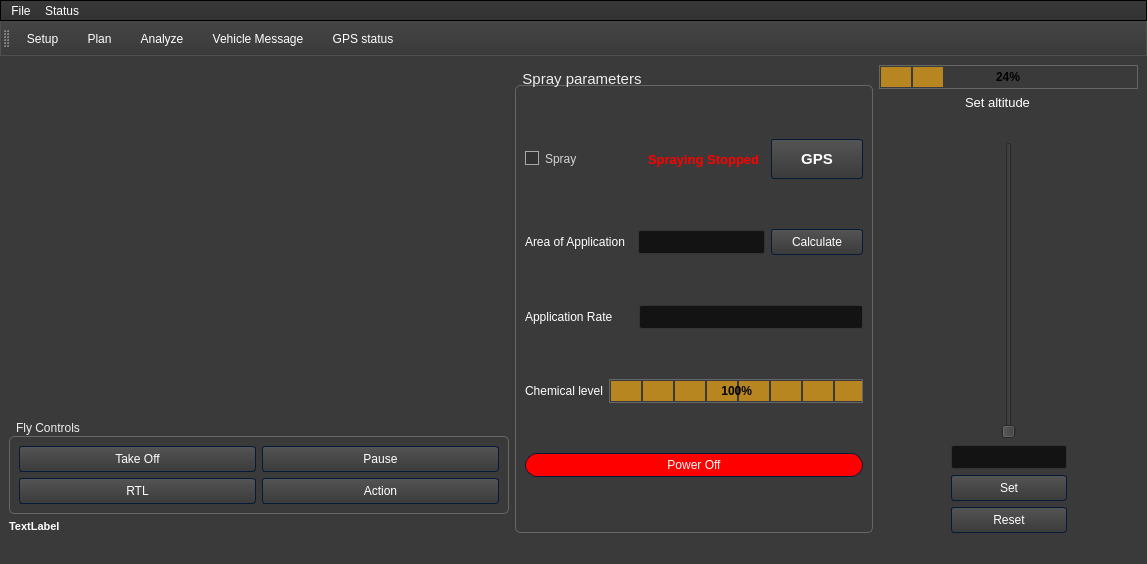
<?xml version="1.0" encoding="UTF-8"?>
<ui version="4.0">
 <class>MainWindow</class>
 <widget class="QMainWindow" name="MainWindow">
  <property name="geometry">
   <rect>
    <x>0</x>
    <y>0</y>
    <width>1147</width>
    <height>564</height>
   </rect>
  </property>
  <property name="sizePolicy">
   <sizepolicy hsizetype="Expanding" vsizetype="Expanding">
    <horstretch>0</horstretch>
    <verstretch>0</verstretch>
   </sizepolicy>
  </property>
  <property name="windowTitle">
   <string>MainWindow</string>
  </property>
  <property name="styleSheet">
   <string notr="true">/*Copyright (c) DevSec Studio. All rights reserved.

MIT License

Permission is hereby granted, free of charge, to any person obtaining a copy
of this software and associated documentation files (the &quot;Software&quot;), to deal
in the Software without restriction, including without limitation the rights
to use, copy, modify, merge, publish, distribute, sublicense, and/or sell
copies of the Software, and to permit persons to whom the Software is
furnished to do so, subject to the following conditions:

The above copyright notice and this permission notice shall be included in all
copies or substantial portions of the Software.

THE SOFTWARE IS PROVIDED *AS IS*, WITHOUT WARRANTY OF ANY KIND, EXPRESS OR
IMPLIED, INCLUDING BUT NOT LIMITED TO THE WARRANTIES OF MERCHANTABILITY,
FITNESS FOR A PARTICULAR PURPOSE AND NONINFRINGEMENT. IN NO EVENT SHALL THE
AUTHORS OR COPYRIGHT HOLDERS BE LIABLE FOR ANY CLAIM, DAMAGES OR OTHER
LIABILITY, WHETHER IN AN ACTION OF CONTRACT, TORT OR OTHERWISE, ARISING FROM,
OUT OF OR IN CONNECTION WITH THE SOFTWARE OR THE USE OR OTHER DEALINGS IN THE SOFTWARE.
*/

/*-----QWidget-----*/
QWidget
{
	background-color: #3a3a3a;
	color: #fff;
	selection-background-color: #b78620;
	selection-color: #000;

}


/*-----QLabel-----*/
QLabel
{
	background-color: transparent;
	color: #fff;

}


/*-----QMenuBar-----*/
QMenuBar 
{
	background-color: qlineargradient(spread:repeat, x1:1, y1:0, x2:1, y2:1, stop:0 rgba(57, 57, 57, 255),stop:1 rgba(50, 50, 50, 255));
	border: 1px solid #000;
	color: #fff;

}


QMenuBar::item 
{
	background-color: transparent;

}


QMenuBar::item:selected 
{
	background-color: rgba(183, 134, 32, 20%);
	border: 1px solid #b78620;
	color: #fff;

}


QMenuBar::item:pressed 
{
	background-color: rgb(183, 134, 32);
	border: 1px solid #b78620;
	color: #fff;

}


/*-----QMenu-----*/
QMenu
{
    background-color: qlineargradient(spread:repeat, x1:1, y1:0, x2:1, y2:1, stop:0 rgba(57, 57, 57, 255),stop:1 rgba(50, 50, 50, 255));
    border: 1px solid #222;
    padding: 4px;
	color: #fff;

}


QMenu::item
{
    background-color: transparent;
    padding: 2px 20px 2px 20px;

}


QMenu::separator
{
   	background-color: rgb(183, 134, 32);
	height: 1px;

}


QMenu::item:disabled
{
    color: #555;
    background-color: transparent;
    padding: 2px 20px 2px 20px;

}


QMenu::item:selected
{
	background-color: rgba(183, 134, 32, 20%);
	border: 1px solid #b78620;
	color: #fff;

}


/*-----QToolBar-----*/
QToolBar
{
	background-color: qlineargradient(spread:repeat, x1:1, y1:0, x2:1, y2:1, stop:0 rgba(69, 69, 69, 255),stop:1 rgba(58, 58, 58, 255));
	border-top: none;
	border-bottom: 1px solid #4f4f4f;
	border-left: 1px solid #4f4f4f;
	border-right: 1px solid #4f4f4f;

}


QToolBar::separator
{
	background-color: #2e2e2e;
	width: 1px;

}


/*-----QToolButton-----*/
QToolButton 
{
	background-color: transparent;
	color: #fff;
	padding: 5px;
	padding-left: 8px;
	padding-right: 8px;
	margin-left: 1px;
}


QToolButton:hover
{
	background-color: rgba(183, 134, 32, 20%);
	border: 1px solid #b78620;
	color: #fff;
	
}


QToolButton:pressed
{
	background-color: qlineargradient(spread:repeat, x1:1, y1:0, x2:1, y2:1, stop:0 rgba(57, 57, 57, 255),stop:1 rgba(50, 50, 50, 255));
	border: 1px solid #b78620;

}


QToolButton:checked
{
	background-color: qlineargradient(spread:repeat, x1:1, y1:0, x2:1, y2:1, stop:0 rgba(57, 57, 57, 255),stop:1 rgba(50, 50, 50, 255));
	border: 1px solid #222;
}


/*-----QPushButton-----*/
QPushButton
{
	background-color: qlineargradient(spread:repeat, x1:1, y1:0, x2:1, y2:1, stop:0 rgba(84, 84, 84, 255),stop:1 rgba(59, 59, 59, 255));
	color: #ffffff;
	min-width: 80px;
	border-style: solid;
	border-width: 1px;
	border-radius: 3px;
	border-color: #051a39;
	padding: 5px;

}


QPushButton::flat
{
	background-color: transparent;
	border: none;
	color: #fff;

}


QPushButton::disabled
{
	background-color: #404040;
	color: #656565;
	border-color: #051a39;

}


QPushButton::hover
{
	background-color: rgba(183, 134, 32, 20%);
	border: 1px solid #b78620;

}


QPushButton::pressed
{
	background-color: qlineargradient(spread:repeat, x1:1, y1:0, x2:1, y2:1, stop:0 rgba(74, 74, 74, 255),stop:1 rgba(49, 49, 49, 255));
	border: 1px solid #b78620;

}


QPushButton::checked
{
	background-color: qlineargradient(spread:repeat, x1:1, y1:0, x2:1, y2:1, stop:0 rgba(74, 74, 74, 255),stop:1 rgba(49, 49, 49, 255));
	border: 1px solid #222;

}


/*-----QLineEdit-----*/
QLineEdit
{
	background-color: #131313;
	color : #eee;
	border: 1px solid #343434;
	border-radius: 2px;
	padding: 3px;
	padding-left: 5px;

}


/*-----QPlainTExtEdit-----*/
QPlainTextEdit
{
	background-color: #131313;
	color : #eee;
	border: 1px solid #343434;
	border-radius: 2px;
	padding: 3px;
	padding-left: 5px;

}


/*-----QTabBar-----*/
QTabBar::tab
{
	background-color: qlineargradient(spread:repeat, x1:1, y1:0, x2:1, y2:1, stop:0 rgba(84, 84, 84, 255),stop:1 rgba(59, 59, 59, 255));
	color: #ffffff;
	border-style: solid;
	border-width: 1px;
	border-color: #666;
	border-bottom: none;
	padding: 5px;
	padding-left: 15px;
	padding-right: 15px;

}


QTabWidget::pane 
{
	background-color: red;
	border: 1px solid #666;
	top: 1px;

}


QTabBar::tab:last
{
	margin-right: 0; 

}


QTabBar::tab:first:!selected
{
	background-color: #0c0c0d;
	margin-left: 0px;

}


QTabBar::tab:!selected
{
	color: #b1b1b1;
	border-bottom-style: solid;
	background-color: #0c0c0d;

}


QTabBar::tab:selected
{
	margin-bottom: 0px;

}


QTabBar::tab:!selected:hover
{
	border-top-color: #b78620;

}


/*-----QComboBox-----*/

/*-----QSpinBox &amp; QDateTimeEdit-----*/
QSpinBox,
QDateTimeEdit 
{
    background-color: #131313;
	color : #eee;
	border: 1px solid #343434;
	padding: 3px;
	padding-left: 5px;
    border-radius : 2px;

}


QSpinBox::up-button, 
QDateTimeEdit::up-button
{
	border-top-right-radius:2px;
	background-color: #777777;
    width: 16px; 
    border-width: 1px;

}


QSpinBox::up-button:hover, 
QDateTimeEdit::up-button:hover
{
	background-color: #585858;

}


QSpinBox::up-button:pressed, 
QDateTimeEdit::up-button:pressed
{
	background-color: #252525;
    width: 16px; 
    border-width: 1px;

}


QSpinBox::up-arrow,
QDateTimeEdit::up-arrow
{
    image: url(://arrow-up.png);
    width: 7px;
    height: 7px;

}


QSpinBox::down-button, 
QDateTimeEdit::down-button
{
	border-bottom-right-radius:2px;
	background-color: #777777;
    width: 16px; 
    border-width: 1px;

}


QSpinBox::down-button:hover, 
QDateTimeEdit::down-button:hover
{
	background-color: #585858;

}


QSpinBox::down-button:pressed, 
QDateTimeEdit::down-button:pressed
{
	background-color: #252525;
    width: 16px; 
    border-width: 1px;

}


QSpinBox::down-arrow,
QDateTimeEdit::down-arrow
{
    image: url(://arrow-down.png);
    width: 7px;
    height: 7px;

}


/*-----QGroupBox-----*/
QGroupBox 
{
    border: 1px solid;
    border-color: #666666;
	border-radius: 5px;
    margin-top: 20px;

}


QGroupBox::title  
{
    background-color: transparent;
    color: #eee;
    subcontrol-origin: margin;
    padding: 5px;
	border-top-left-radius: 3px;
	border-top-right-radius: 3px;

}


/*-----QHeaderView-----*/
QHeaderView::section
{
    background-color: qlineargradient(spread:repeat, x1:1, y1:0, x2:1, y2:1, stop:0 rgba(60, 60, 60, 255),stop:1 rgba(50, 50, 50, 255));
	border: 1px solid #000;
    color: #fff;
    text-align: left;
	padding: 4px;
	
}


QHeaderView::section:disabled
{
    background-color: #525251;
    color: #656565;

}


QHeaderView::section:checked
{
    background-color: qlineargradient(spread:repeat, x1:1, y1:0, x2:1, y2:1, stop:0 rgba(60, 60, 60, 255),stop:1 rgba(50, 50, 50, 255));
    color: #fff;

}


QHeaderView::section::vertical::first,
QHeaderView::section::vertical::only-one
{
    border-top: 1px solid #353635;

}


QHeaderView::section::vertical
{
    border-top: 1px solid #353635;

}


QHeaderView::section::horizontal::first,
QHeaderView::section::horizontal::only-one
{
    border-left: 1px solid #353635;

}


QHeaderView::section::horizontal
{
    border-left: 1px solid #353635;

}


QTableCornerButton::section
{
    background-color: qlineargradient(spread:repeat, x1:1, y1:0, x2:1, y2:1, stop:0 rgba(60, 60, 60, 255),stop:1 rgba(50, 50, 50, 255));
	border: 1px solid #000;
    color: #fff;

}


/*-----QTreeWidget-----*/
QTreeView
{
	show-decoration-selected: 1;
	alternate-background-color: #3a3a3a;
	selection-color: #fff;
	background-color: #2d2d2d;
	border: 1px solid gray;
	padding-top : 5px;
	color: #fff;
	font: 8pt;

}


QTreeView::item:selected
{
	color:#fff;
	background-color: #b78620;
	border-radius: 0px;

}


QTreeView::item:!selected:hover
{
    background-color: #262626;
    border: none;
    color: white;

}


QTreeView::branch:has-children:!has-siblings:closed,
QTreeView::branch:closed:has-children:has-siblings 
{
	image: url(://tree-closed.png);

}


QTreeView::branch:open:has-children:!has-siblings,
QTreeView::branch:open:has-children:has-siblings  
{
	image: url(://tree-open.png);

}


/*-----QListView-----*/
QListView 
{
	background-color: qlineargradient(spread:repeat, x1:1, y1:0, x2:1, y2:1, stop:0 rgba(83, 83, 83, 255),stop:0.293269 rgba(81, 81, 81, 255),stop:0.634615 rgba(79, 79, 79, 255),stop:1 rgba(83, 83, 83, 255));
    border : none;
    color: white;
    show-decoration-selected: 1; 
    outline: 0;
	border: 1px solid gray;

}


QListView::disabled 
{
	background-color: #656565;
	color: #1b1b1b;
    border: 1px solid #656565;

}


QListView::item 
{
	background-color: #2d2d2d;
    padding: 1px;

}


QListView::item:alternate 
{
    background-color: #3a3a3a;

}


QListView::item:selected 
{
	background-color: #b78620;
	border: 1px solid #b78620;
	color: #fff;

}


QListView::item:selected:!active 
{
	background-color: #b78620;
	border: 1px solid #b78620;
	color: #fff;

}


QListView::item:selected:active 
{
	background-color: #b78620;
	border: 1px solid #b78620;
	color: #fff;

}


QListView::item:hover {
    background-color: #262626;
    border: none;
    color: white;

}


/*-----QCheckBox-----*/
QCheckBox
{
	background-color: transparent;
    color: lightgray;
	border: none;

}


QCheckBox::indicator
{
    background-color: #323232;
    border: 1px solid darkgray;
    width: 12px;
    height: 12px;

}


QCheckBox::indicator:checked
{
    image:url(&quot;./ressources/check.png&quot;);
	background-color: #b78620;
    border: 1px solid #3a546e;

}


QCheckBox::indicator:unchecked:hover
{
	border: 1px solid #b78620; 

}


QCheckBox::disabled
{
	color: #656565;

}


QCheckBox::indicator:disabled
{
	background-color: #656565;
	color: #656565;
    border: 1px solid #656565;

}


/*-----QRadioButton-----*/
QRadioButton 
{
	color: lightgray;
	background-color: transparent;

}


QRadioButton::indicator::unchecked:hover 
{
	background-color: lightgray;
	border: 2px solid #b78620;
	border-radius: 6px;
}


QRadioButton::indicator::checked 
{
	border: 2px solid #b78620;
	border-radius: 6px;
	background-color: rgba(183,134,32,20%);  
	width: 9px; 
	height: 9px; 

}


/*-----QSlider-----*/
QSlider::groove:horizontal 
{
	background-color: transparent;
	height: 3px;

}


QSlider::sub-page:horizontal 
{
	background-color: #b78620;

}


QSlider::add-page:horizontal 
{
	background-color: #131313;

}


QSlider::handle:horizontal 
{
	background-color: #b78620;
	width: 14px;
	margin-top: -6px;
	margin-bottom: -6px;
	border-radius: 6px;

}


QSlider::handle:horizontal:hover 
{
	background-color: #d89e25;
	border-radius: 6px;

}


QSlider::sub-page:horizontal:disabled 
{
	background-color: #bbb;
	border-color: #999;

}


QSlider::add-page:horizontal:disabled 
{
	background-color: #eee;
	border-color: #999;

}


QSlider::handle:horizontal:disabled 
{
	background-color: #eee;
	border: 1px solid #aaa;
	border-radius: 3px;

}


/*-----QScrollBar-----*/
QScrollBar:horizontal
{
    border: 1px solid #222222;
    background-color: #3d3d3d;
    height: 15px;
    margin: 0px 16px 0 16px;

}


QScrollBar::handle:horizontal
{
	background-color: qlineargradient(spread:repeat, x1:1, y1:0, x2:1, y2:1, stop:0 rgba(97, 97, 97, 255),stop:1 rgba(90, 90, 90, 255));
	border: 1px solid #2d2d2d;
    min-height: 20px;

}


QScrollBar::add-line:horizontal
{
	background-color: qlineargradient(spread:repeat, x1:1, y1:0, x2:1, y2:1, stop:0 rgba(97, 97, 97, 255),stop:1 rgba(90, 90, 90, 255));
	border: 1px solid #2d2d2d;
    width: 15px;
    subcontrol-position: right;
    subcontrol-origin: margin;

}


QScrollBar::sub-line:horizontal
{
	background-color: qlineargradient(spread:repeat, x1:1, y1:0, x2:1, y2:1, stop:0 rgba(97, 97, 97, 255),stop:1 rgba(90, 90, 90, 255));
	border: 1px solid #2d2d2d;
    width: 15px;
    subcontrol-position: left;
    subcontrol-origin: margin;

}


QScrollBar::right-arrow:horizontal
{
    image: url(://arrow-right.png);
    width: 6px;
    height: 6px;

}


QScrollBar::left-arrow:horizontal
{
    image: url(://arrow-left.png);
    width: 6px;
    height: 6px;

}


QScrollBar::add-page:horizontal, QScrollBar::sub-page:horizontal
{
    background: none;

}


QScrollBar:vertical
{
    background-color: #3d3d3d;
    width: 16px;
	border: 1px solid #2d2d2d;
    margin: 16px 0px 16px 0px;

}


QScrollBar::handle:vertical
{
    background-color: qlineargradient(spread:repeat, x1:1, y1:0, x2:1, y2:1, stop:0 rgba(97, 97, 97, 255),stop:1 rgba(90, 90, 90, 255));
	border: 1px solid #2d2d2d;
    min-height: 20px;

}


QScrollBar::add-line:vertical
{
	background-color: qlineargradient(spread:repeat, x1:1, y1:0, x2:1, y2:1, stop:0 rgba(97, 97, 97, 255),stop:1 rgba(90, 90, 90, 255));
	border: 1px solid #2d2d2d;
    height: 15px;
    subcontrol-position: bottom;
    subcontrol-origin: margin;

}


QScrollBar::sub-line:vertical
{
	background-color: qlineargradient(spread:repeat, x1:1, y1:0, x2:1, y2:1, stop:0 rgba(97, 97, 97, 255),stop:1 rgba(90, 90, 90, 255));
	border: 1px solid #2d2d2d;
    height: 15px;
    subcontrol-position: top;
    subcontrol-origin: margin;

}


QScrollBar::up-arrow:vertical
{
    image: url(://arrow-up.png);
    width: 6px;
    height: 6px;

}


QScrollBar::down-arrow:vertical
{
    image: url(://arrow-down.png);
    width: 6px;
    height: 6px;

}


QScrollBar::add-page:vertical, QScrollBar::sub-page:vertical
{
    background: none;

}


/*-----QProgressBar-----*/
QProgressBar
{
    border: 1px solid #666666;
    text-align: center;
	color: #000;
	font-weight: bold;

}


QProgressBar::chunk
{
    background-color: #b78620;
    width: 30px;
    margin: 0.5px;

}

</string>
  </property>
  <widget class="QWidget" name="centralwidget">
   <layout class="QHBoxLayout" name="horizontalLayout_11">
    <item>
     <layout class="QVBoxLayout" name="verticalLayout_9">
      <item>
       <widget class="QWidget" name="Video_widget" native="true">
        <property name="sizePolicy">
         <sizepolicy hsizetype="Expanding" vsizetype="Expanding">
          <horstretch>0</horstretch>
          <verstretch>0</verstretch>
         </sizepolicy>
        </property>
        <property name="minimumSize">
         <size>
          <width>500</width>
          <height>300</height>
         </size>
        </property>
        <property name="maximumSize">
         <size>
          <width>16777214</width>
          <height>16777215</height>
         </size>
        </property>
       </widget>
      </item>
      <item>
       <widget class="QGroupBox" name="groupBox_2">
        <property name="title">
         <string>Fly Controls</string>
        </property>
        <layout class="QHBoxLayout" name="horizontalLayout_10">
         <item>
          <layout class="QHBoxLayout" name="horizontalLayout_5">
           <item>
            <layout class="QVBoxLayout" name="verticalLayout_6">
             <item>
              <widget class="QPushButton" name="pushButton">
               <property name="text">
                <string>Take Off</string>
               </property>
               <property name="icon">
                <iconset resource="reso.qrc">
                 <normaloff>:/res/img/icons8-airport-48.png</normaloff>:/res/img/icons8-airport-48.png</iconset>
               </property>
              </widget>
             </item>
             <item>
              <widget class="QPushButton" name="pushButton_2">
               <property name="text">
                <string>RTL</string>
               </property>
               <property name="icon">
                <iconset resource="reso.qrc">
                 <normaloff>:/res/img/icons8-return-48.png</normaloff>:/res/img/icons8-return-48.png</iconset>
               </property>
              </widget>
             </item>
            </layout>
           </item>
           <item>
            <layout class="QVBoxLayout" name="verticalLayout_8">
             <item>
              <widget class="QPushButton" name="pushButton_3">
               <property name="text">
                <string>Pause</string>
               </property>
               <property name="icon">
                <iconset resource="reso.qrc">
                 <normaloff>:/res/img/icons8-pause-48.png</normaloff>:/res/img/icons8-pause-48.png</iconset>
               </property>
              </widget>
             </item>
             <item>
              <widget class="QPushButton" name="pushButton_4">
               <property name="text">
                <string>Action</string>
               </property>
               <property name="icon">
                <iconset>
                 <normaloff>img/icons8-video-24.png</normaloff>img/icons8-video-24.png</iconset>
               </property>
              </widget>
             </item>
            </layout>
           </item>
          </layout>
         </item>
        </layout>
       </widget>
      </item>
      <item>
       <widget class="QLabel" name="labeltime">
        <property name="sizePolicy">
         <sizepolicy hsizetype="Expanding" vsizetype="Fixed">
          <horstretch>0</horstretch>
          <verstretch>0</verstretch>
         </sizepolicy>
        </property>
        <property name="font">
         <font>
          <pointsize>8</pointsize>
          <bold>true</bold>
         </font>
        </property>
        <property name="text">
         <string>TextLabel</string>
        </property>
       </widget>
      </item>
     </layout>
    </item>
    <item>
     <widget class="QGroupBox" name="groupBox">
      <property name="font">
       <font>
        <family>Arial</family>
        <pointsize>11</pointsize>
       </font>
      </property>
      <property name="title">
       <string>Spray parameters</string>
      </property>
      <layout class="QVBoxLayout" name="verticalLayout_7">
       <item>
        <layout class="QHBoxLayout" name="horizontalLayout_6">
         <item>
          <widget class="QCheckBox" name="checkBox_spray">
           <property name="text">
            <string>Spray</string>
           </property>
          </widget>
         </item>
         <item>
          <widget class="QLabel" name="spray_label">
           <property name="sizePolicy">
            <sizepolicy hsizetype="Preferred" vsizetype="Preferred">
             <horstretch>0</horstretch>
             <verstretch>0</verstretch>
            </sizepolicy>
           </property>
           <property name="font">
            <font>
             <family>Arial</family>
             <pointsize>10</pointsize>
             <bold>true</bold>
            </font>
           </property>
           <property name="autoFillBackground">
            <bool>false</bool>
           </property>
           <property name="styleSheet">
            <string notr="true">QLabel{
color:red;
}</string>
           </property>
           <property name="text">
            <string>Spraying Stopped</string>
           </property>
          </widget>
         </item>
         <item>
          <widget class="QPushButton" name="GPS_Values">
           <property name="sizePolicy">
            <sizepolicy hsizetype="Fixed" vsizetype="Fixed">
             <horstretch>0</horstretch>
             <verstretch>0</verstretch>
            </sizepolicy>
           </property>
           <property name="minimumSize">
            <size>
             <width>92</width>
             <height>0</height>
            </size>
           </property>
           <property name="maximumSize">
            <size>
             <width>50</width>
             <height>40</height>
            </size>
           </property>
           <property name="font">
            <font>
             <family>Segoe UI</family>
             <pointsize>11</pointsize>
             <bold>true</bold>
            </font>
           </property>
           <property name="styleSheet">
            <string notr="true">QPushButton#emergencyStopButton {
    background-color: #00007f;
    color: white;
    border-radius: 12px;
    width: 12px;
    height: 12px;
}
</string>
           </property>
           <property name="text">
            <string>GPS</string>
           </property>
          </widget>
         </item>
        </layout>
       </item>
       <item>
        <layout class="QHBoxLayout" name="horizontalLayout_7">
         <item>
          <widget class="QLabel" name="label_4">
           <property name="text">
            <string>Area of Application  </string>
           </property>
          </widget>
         </item>
         <item>
          <widget class="QLineEdit" name="lineEdit_area"/>
         </item>
         <item>
          <widget class="QPushButton" name="calculate_button">
           <property name="text">
            <string>Calculate</string>
           </property>
          </widget>
         </item>
        </layout>
       </item>
       <item>
        <layout class="QHBoxLayout" name="horizontalLayout_13">
         <item>
          <widget class="QLabel" name="label_2">
           <property name="text">
            <string>Application Rate      </string>
           </property>
          </widget>
         </item>
         <item>
          <widget class="QLineEdit" name="lineEdit_application"/>
         </item>
        </layout>
       </item>
       <item>
        <layout class="QHBoxLayout" name="horizontalLayout_9">
         <item>
          <widget class="QLabel" name="label_3">
           <property name="text">
            <string>Chemical level</string>
           </property>
          </widget>
         </item>
         <item>
          <widget class="QProgressBar" name="CL_PB">
           <property name="maximum">
            <number>100</number>
           </property>
           <property name="value">
            <number>100</number>
           </property>
           <property name="alignment">
            <set>Qt::AlignRight|Qt::AlignTrailing|Qt::AlignVCenter</set>
           </property>
          </widget>
         </item>
        </layout>
       </item>
       <item>
        <widget class="QPushButton" name="pushButton_5">
         <property name="styleSheet">
          <string notr="true">QPushButton#pushButton_5 {
    background-color: red;
    color: white;
    border-radius: 12px;
    width: 12px;
    height: 12px;
}
</string>
         </property>
         <property name="text">
          <string>Power Off</string>
         </property>
        </widget>
       </item>
      </layout>
     </widget>
    </item>
    <item>
     <layout class="QVBoxLayout" name="verticalLayout_5">
      <item>
       <widget class="QProgressBar" name="Battery_progress">
        <property name="autoFillBackground">
         <bool>false</bool>
        </property>
        <property name="value">
         <number>24</number>
        </property>
        <property name="alignment">
         <set>Qt::AlignRight|Qt::AlignTrailing|Qt::AlignVCenter</set>
        </property>
       </widget>
      </item>
      <item>
       <layout class="QVBoxLayout" name="verticalLayout_4">
        <item>
         <layout class="QVBoxLayout" name="verticalLayout_2">
          <item>
           <layout class="QHBoxLayout" name="horizontalLayout_4">
            <item>
             <spacer name="horizontalSpacer_5">
              <property name="orientation">
               <enum>Qt::Horizontal</enum>
              </property>
              <property name="sizeHint" stdset="0">
               <size>
                <width>13</width>
                <height>35</height>
               </size>
              </property>
             </spacer>
            </item>
            <item>
             <layout class="QVBoxLayout" name="verticalLayout">
              <item>
               <widget class="QLabel" name="label">
                <property name="font">
                 <font>
                  <family>Arial</family>
                  <pointsize>10</pointsize>
                  <bold>false</bold>
                 </font>
                </property>
                <property name="text">
                 <string>Set altitude</string>
                </property>
               </widget>
              </item>
              <item>
               <layout class="QHBoxLayout" name="horizontalLayout_3">
                <item>
                 <spacer name="horizontalSpacer_7">
                  <property name="orientation">
                   <enum>Qt::Horizontal</enum>
                  </property>
                  <property name="sizeHint" stdset="0">
                   <size>
                    <width>13</width>
                    <height>20</height>
                   </size>
                  </property>
                 </spacer>
                </item>
                <item>
                 <widget class="QLabel" name="altitude_label">
                  <property name="font">
                   <font>
                    <pointsize>10</pointsize>
                   </font>
                  </property>
                  <property name="text">
                   <string/>
                  </property>
                 </widget>
                </item>
                <item>
                 <spacer name="horizontalSpacer_8">
                  <property name="orientation">
                   <enum>Qt::Horizontal</enum>
                  </property>
                  <property name="sizeHint" stdset="0">
                   <size>
                    <width>13</width>
                    <height>20</height>
                   </size>
                  </property>
                 </spacer>
                </item>
               </layout>
              </item>
             </layout>
            </item>
            <item>
             <spacer name="horizontalSpacer_6">
              <property name="orientation">
               <enum>Qt::Horizontal</enum>
              </property>
              <property name="sizeHint" stdset="0">
               <size>
                <width>13</width>
                <height>38</height>
               </size>
              </property>
             </spacer>
            </item>
           </layout>
          </item>
          <item>
           <layout class="QHBoxLayout" name="horizontalLayout_2">
            <item>
             <spacer name="horizontalSpacer_3">
              <property name="orientation">
               <enum>Qt::Horizontal</enum>
              </property>
              <property name="sizeHint" stdset="0">
               <size>
                <width>17</width>
                <height>20</height>
               </size>
              </property>
             </spacer>
            </item>
            <item>
             <widget class="QSlider" name="altitude_slider">
              <property name="maximum">
               <number>100</number>
              </property>
              <property name="orientation">
               <enum>Qt::Vertical</enum>
              </property>
             </widget>
            </item>
            <item>
             <spacer name="horizontalSpacer_4">
              <property name="orientation">
               <enum>Qt::Horizontal</enum>
              </property>
              <property name="sizeHint" stdset="0">
               <size>
                <width>17</width>
                <height>20</height>
               </size>
              </property>
             </spacer>
            </item>
           </layout>
          </item>
         </layout>
        </item>
        <item>
         <layout class="QHBoxLayout" name="horizontalLayout">
          <item>
           <spacer name="horizontalSpacer_9">
            <property name="orientation">
             <enum>Qt::Horizontal</enum>
            </property>
            <property name="sizeHint" stdset="0">
             <size>
              <width>18</width>
              <height>78</height>
             </size>
            </property>
           </spacer>
          </item>
          <item>
           <layout class="QVBoxLayout" name="verticalLayout_3">
            <item>
             <widget class="QLineEdit" name="lineEdit_altitude"/>
            </item>
            <item>
             <widget class="QPushButton" name="Set_button">
              <property name="text">
               <string>Set</string>
              </property>
             </widget>
            </item>
            <item>
             <widget class="QPushButton" name="reset_button">
              <property name="text">
               <string>Reset</string>
              </property>
             </widget>
            </item>
           </layout>
          </item>
          <item>
           <spacer name="horizontalSpacer_10">
            <property name="orientation">
             <enum>Qt::Horizontal</enum>
            </property>
            <property name="sizeHint" stdset="0">
             <size>
              <width>18</width>
              <height>78</height>
             </size>
            </property>
           </spacer>
          </item>
         </layout>
        </item>
       </layout>
      </item>
     </layout>
    </item>
   </layout>
  </widget>
  <widget class="QMenuBar" name="menubar">
   <property name="geometry">
    <rect>
     <x>0</x>
     <y>0</y>
     <width>1147</width>
     <height>23</height>
    </rect>
   </property>
   <widget class="QMenu" name="menuFile">
    <property name="title">
     <string>File</string>
    </property>
    <addaction name="IIT Kharagpur"/>
    <addaction name="actionSetup"/>
    <addaction name="actionPlan"/>
    <addaction name="actionAnalyze"/>
   </widget>
   <widget class="QMenu" name="menuStatus">
    <property name="title">
     <string>Status</string>
    </property>
    <addaction name="actionVehicle_Message"/>
    <addaction name="actionGPS_status"/>
   </widget>
   <addaction name="menuFile"/>
   <addaction name="menuStatus"/>
  </widget>
  <widget class="QStatusBar" name="statusbar"/>
  <widget class="QToolBar" name="toolBar">
   <property name="windowTitle">
    <string>toolBar</string>
   </property>
   <attribute name="toolBarArea">
    <enum>TopToolBarArea</enum>
   </attribute>
   <attribute name="toolBarBreak">
    <bool>false</bool>
   </attribute>
   <addaction name="IIT Kharagpur"/>
   <addaction name="actionSetup"/>
   <addaction name="actionPlan"/>
   <addaction name="actionAnalyze"/>
   <addaction name="actionVehicle_Message"/>
   <addaction name="actionGPS_status"/>
  </widget>
  <action name="IIT Kharagpur">
   <property name="icon">
    <iconset resource="reso.qrc">
     <normaloff>:/res/img/download (1).png</normaloff>:/res/img/download (1).png</iconset>
   </property>
   <property name="text">
    <string>IIT Kharagpur</string>
   </property>
   <property name="toolTip">
    <string>IIT Kharagpur</string>
   </property>
  </action>
  <action name="actionSetup">
   <property name="icon">
    <iconset resource="reso.qrc">
     <normaloff>:/res/img/toolbar_view_select_setup.jpg</normaloff>:/res/img/toolbar_view_select_setup.jpg</iconset>
   </property>
   <property name="text">
    <string>Setup</string>
   </property>
  </action>
  <action name="actionPlan">
   <property name="icon">
    <iconset resource="reso.qrc">
     <normaloff>:/res/img/toolbar_view_select_plan.jpg</normaloff>:/res/img/toolbar_view_select_plan.jpg</iconset>
   </property>
   <property name="text">
    <string>Plan</string>
   </property>
  </action>
  <action name="actionAnalyze">
   <property name="icon">
    <iconset resource="reso.qrc">
     <normaloff>:/res/img/toolbar_view_select_analyse.jpg</normaloff>:/res/img/toolbar_view_select_analyse.jpg</iconset>
   </property>
   <property name="text">
    <string>Analyze</string>
   </property>
  </action>
  <action name="actionVehicle_Message">
   <property name="icon">
    <iconset resource="reso.qrc">
     <normaloff>:/res/img/toolbar_status_message.jpg</normaloff>:/res/img/toolbar_status_message.jpg</iconset>
   </property>
   <property name="text">
    <string>Vehicle Message</string>
   </property>
  </action>
  <action name="actionGPS_status">
   <property name="icon">
    <iconset resource="reso.qrc">
     <normaloff>:/res/img/toolbar_status_gps.jpg</normaloff>:/res/img/toolbar_status_gps.jpg</iconset>
   </property>
   <property name="text">
    <string>GPS status</string>
   </property>
  </action>
 </widget>
 <resources>
  <include location="reso.qrc"/>
 </resources>
 <connections/>
</ui>
